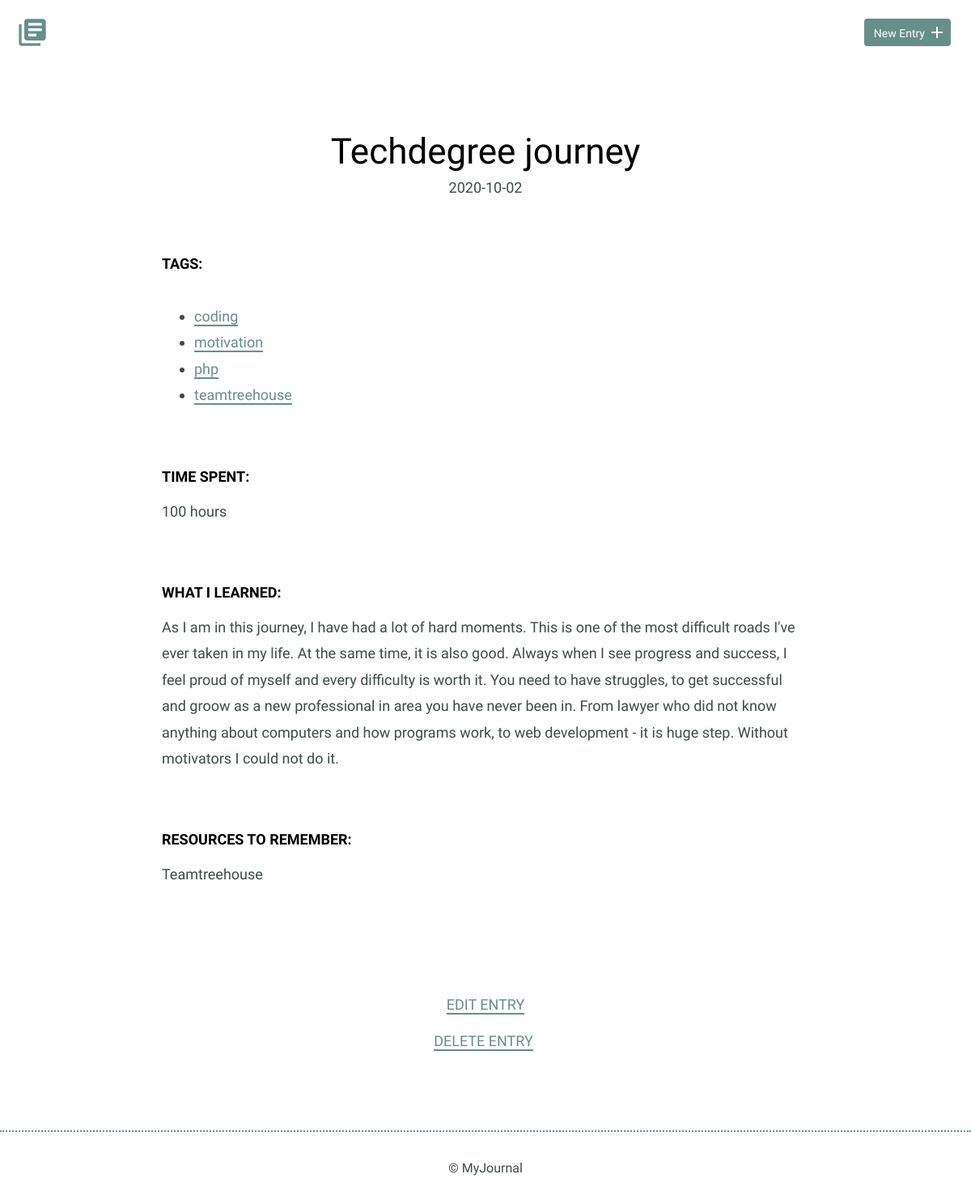
Screenshot of /detail.php?id=2 with the database file from the repository.
### tables this page shows
CREATE TABLE "entries" (
	`id`	INTEGER,
	`title`	TEXT,
	`date`	TEXT,
	`time_spent`	INTEGER,
	`learned`	BLOB,
	`resources`	BLOB,
	PRIMARY KEY(`id`)
);

CREATE TABLE "entries_tags" (
	"entry_id"	INTEGER,
	"tag_id"	INTEGER
);

CREATE TABLE "tags" (
	"id"	INTEGER,
	"tag"	TEXT UNIQUE,
	PRIMARY KEY("id" AUTOINCREMENT)
);

### inc/functions.php (called while the page is built, shortened)
<?php
function getEntry($id) {
      include 'connection.php';
      try {
        $stmt = $db->prepare('SELECT * FROM entries WHERE id = ?');
        $stmt->bindValue(1, $id, PDO::PARAM_INT);
        $stmt->execute();
      } catch (Exception $e) {
        echoError($e->getMessage());
        return false;
      }
      return $stmt->fetch(PDO::FETCH_ASSOC);
}
function getTagsForEntry($entryId) {
      include 'connection.php';
      try {
        $stmt = $db->prepare('SELECT * FROM entries_tags JOIN tags ON entries_tags.tag_id = tags.id WHERE entries_tags.entry_id = ?');
        $stmt->bindValue(1, $entryId, PDO::PARAM_INT);
        $stmt->execute();
      } catch (Exception $e) {
        echoError($e->getMessage());
        return false;
      }
      return $stmt->fetchAll(PDO::FETCH_ASSOC);
}

### detail.php (the view, shortened to what this page needs)
<?php
require 'inc/functions.php';
if ($_GET['id']) {
    $entryId = filter_input(INPUT_GET, 'id', FILTER_SANITIZE_NUMBER_INT);
    $entry = getEntry($entryId);
}
require 'header.php'
?>
<section>
    <div class="container">
        <?php if (empty($entry)): ?>
            <p>Entry not found</p>
        <?php else: ?>
            <div class="entry-list single">
                <article>
                    <h1><?= $entry['title'] ?></h1>
                    <time datetime="<?= $entry['date'] ?>"><?= $entry['date'] ?></time>
                    <div class="entry">
                        <h3>Tags: </h3>
                        <p>
                        <ul>
                            <?php foreach (getTagsForEntry($entryId) as $tag): ?>
                                <li><a href="index.php?tag_id=<?= $tag['tag_id'] ?>"><?= $tag['tag'] ?></a></li>
                            <?php endforeach ?>
                        </ul>
                        </p>
                    </div>
                    <div class="entry">
                        <h3>Time Spent: </h3>
                        <p><?= $entry['time_spent'] ?></p>
                    </div>
                    <div class="entry">
                        <h3>What I Learned:</h3>
                        <p><?= $entry['learned'] ?></p>
                    </div>
                    <div class="entry">
                        <h3>Resources to Remember:</h3>
                        <p><?= $entry['resources'] ?></p>
                    </div>
                </article>
            </div>
        </div>
        <div class="edit-delete">
            <p>
                <a href="edit.php?id=<?= $entry['id'] ?>">Edit Entry</a>
                <form action="delete.php" method="post">
                    <input type="submit" value="Delete Entry" class="delete">
                </form>
            </p>
    <?php endif; ?>
    </div>
</section>
<?php require 'footer.php' ?>

### css/site.css (style rules this page uses)
body { font-size: 16px; color: #404a49; font-family: 'Cousine', serif; font-weight: 400; }
.container { margin: 0 auto; padding: 0 25px; }
h1, h2, h3 { margin: 0; font-weight: 400; line-height: 1em; color: #000; }
h1 { font-size: 44px; margin-bottom: 12px; }
h3 { font-size: 18px; font-family: 'Work Sans', serif; font-weight: 600; text-transform: uppercase; }
p { line-height: 1.8em; font-size: 18px; }
p a { border-bottom: 2px solid #678f89; padding: 0; color: #678f89; text-decoration: none; }
ul li { line-height: 1.8em; font-size: 18px; }
ul li a { border-bottom: 2px solid #678f89; line-height: 1.8em; color: #678f89; text-decoration: none; }
.entry-list, .edit-entry, .new-entry { max-width: 800px; margin: 0 auto; padding: 70px 0 150px 0; }
.entry-list article { margin-bottom: 70px; text-align: center; }
.entry-list article:last-child { margin-bottom: 0; }
.entry-list.single { padding-bottom: 70px; }
.entry-list.single time { font-size: 18px; }
.entry { max-width: 800px; margin: 75px auto 0 auto; text-align: left; }
.entry p { margin-bottom: 40px; }
.edit-delete { padding-bottom: 80px; text-align: center; margin: 0 auto; }
.edit-delete a { font-weight: 400; text-transform: uppercase; font-size: 18px; }
.delete { border: none; border-bottom: 2px solid #678f89; padding: 0; color: #678f89; text-decoration: none; background-color: transparent; text-transform: uppercase; font-size: 18px; font-weight: 400; }
input[type=submit] { margin-right: 5px; }

### rows the page displays
entries: title "Techdegree journey", date "2020-10-02", time_spent "100 hours", learned "As I am in this journey, I have had a lot of hard moments. This is one of the most difficult roads I've ever taken in my life. At the same time, it is also good. Always when I see progress and success, I feel proud of myself and every difficulty is worth it. You need to have struggles, to get successful and groow as a new professional in area you have never been in. From lawyer who did not know anything about computers and how programs work, to web development - it is huge step. Without motivators I could not do it.", resources "Teamtreehouse"
entries_tags: tag.tag "coding"
entries_tags: tag.tag "motivation"
entries_tags: tag.tag "php"
entries_tags: tag.tag "teamtreehouse"
